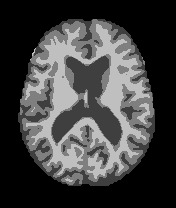
#> input picture code/reconstruct/test.jpg, 176 x 208 px
$ python mask.py   (Python 2 division)
#> lines starting #> are read from the running program, lines starting #| are printed output that depends on the picture; after the words box and inside, x2 and y2 are one past the last pixel; in counts of white or black regions, pixels touching at a corner belong together
import numpy as np
import cv2
from matplotlib import pyplot as plt
img =cv2.imread("test.jpg").astype(np.float32)
#> img: shape (208, 176, 3) float32; min 0, max 202, mean 64
img = cv2.cvtColor(img, cv2.COLOR_BGR2GRAY)
#> img: shape (208, 176) float32
h,w = img.shape
#> h = 208; w = 176
print (h,w)
#| 208 176

imgnew = np.zeros((h,w))
refrence = np.ones((h/2,(w/2)))
imgnew[(h/4):(3*h/4),(w/4):(3*w/4)] = refrence
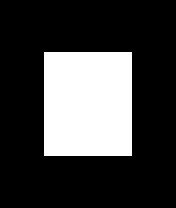
#> imgnew: shape (208, 176) float64; values 0 (black) and 1 (white), 25% white; 1 white region, box (x1, y1, x2, y2) and area: (44, 52, 132, 156) 9152
imgout = np.multiply(img,imgnew)
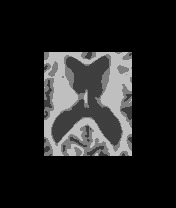
#> imgout: shape (208, 176) float64; min 0, max 201, mean 32.6
refcolor = imgout[h/3][w/2]
#> refcolor = 59
print(refcolor)
#| 59.0
count =0
count2 = 0
while count < h-1:
    while count2<w-1:
        if imgout[count][count2] >refcolor+10 or imgout[count][count2] <refcolor-10:
            imgout[count][count2] = 1
        count2+=1
    count+=1
    count2=0
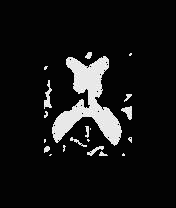
#> imgout: shape (208, 176) float64; min 0, max 69, mean 6.3; drawn with min black and max white
#> after the loop, count = 207

# [7 lines of commented-out code are left out]
plt.imshow(imgnew),plt.title("zeros")
plt.show()
plt.imshow(imgout),plt.title("huehue")
plt.show()
